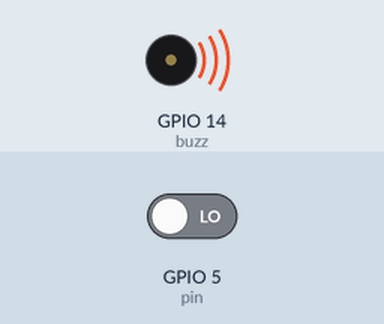
Bench run of a sketch on a simulated ESP8266 (NodeMCU). Parts: buzzer (waves = sounding, pin HIGH). The test bench sets the inputs (shaded band); at power-on: GPIO 5 (pin) LOW. WiFi joins after 1.5 s; servers stay silent unless stated; what the sketch prints to the serial monitor is not drawn.

Above: at 1.6 s.
At 3.0 s:
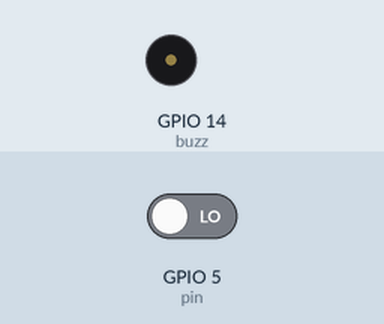
3.1 s: GPIO 5 (pin) driven HIGH
Timing chart, 0 to 6.1 s (numbered marks = the images above; inputs shaded):
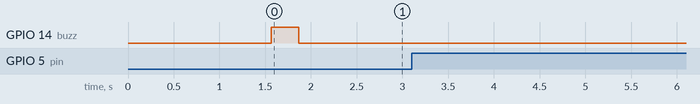

The sketch:

Client.ino
```cpp
#include <ESP8266WiFi.h>

int pin = 5;
int temp ;
int buzz = 14; //D5

char ssid[] = "JECRCAP1234";           // SSID of your AP
char pass[] = "123456789";         // password of your AP

IPAddress server(192,168,4,15);     // IP address of the AP
WiFiClient client;

void setup() {
  Serial.begin(9600);
  WiFi.mode(WIFI_STA);
  WiFi.begin(ssid, pass);           // connects to the WiFi AP
  Serial.println();
  Serial.println("Connection to the AP");
  while (WiFi.status() != WL_CONNECTED) {
    Serial.print(".");
    delay(500);
  }

  Serial.println();
  Serial.println("Connected");
  Serial.println("station_bare_01.ino");
  Serial.print("LocalIP:"); Serial.println(WiFi.localIP());
  Serial.println("MAC:" + WiFi.macAddress());
  Serial.print("Gateway:"); Serial.println(WiFi.gatewayIP());
  Serial.print("AP MAC:"); Serial.println(WiFi.BSSIDstr());
  pinMode(buzz,OUTPUT);
  digitalWrite(buzz,HIGH);
  delay(300);
  digitalWrite(buzz,LOW);
  pinMode(pin, INPUT);
}

void loop() {
//  int temp1;
  temp = digitalRead(pin);
 // temp1 = temp;

  if(temp == 1)
  {
  //delay(500);
  client.connect(server, 80);
  Serial.print("Temp =");
  Serial.print(temp);
  Serial.println();
  delay(20);

  Serial.println("********************************");
  Serial.print("Byte sent to the AP: ");
  Serial.println(client.print("H\r"));
  String answer = client.readStringUntil('\r');
  Serial.println("From the AP: " + answer);
  client.flush();
  //digitalWrite(pin, HIGH);
  client.stop();
  delay(50);while(client.available()){
 String line = client.readStringUntil('\r');
 Serial.print(line);
  }

 //Close the Connection. Automatically
 Serial.println();
 Serial.println("closing connection");
 delay(10);
 //End if
//End Loop

  }
}
```

Measured:
- after the input at 3.1 s, every drawn part: stays the same
